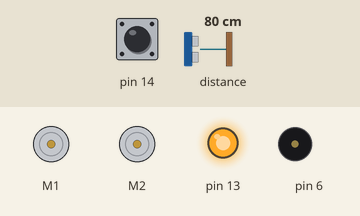
Bench run of a sketch on a simulated Arduino Leonardo, built with avr-gcc and run on an emulated ATmega32U4. On the bench: 2 × DC motor (green arrow = forward, orange = backward, longer = faster), output pins drawn as LEDs (lit = HIGH), buzzer (waves = sounding). The inputs (shaded band) are chosen by the test bench; at power-on: pin 14 HIGH, distance to the obstacle 80 cm. At 4.2 s the program stops and its outputs stay as they are.

Above: at 0.8 s.
0.9 s: pin 14 pulled LOW for 0.15 s
At 1.5 s:
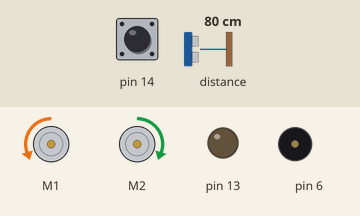
3.9 s: distance to the obstacle set to 2 cm
At 4.16 s:
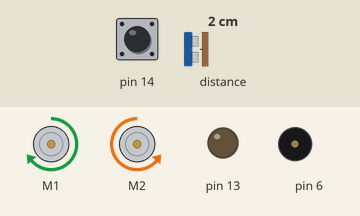
At 5.1 s:
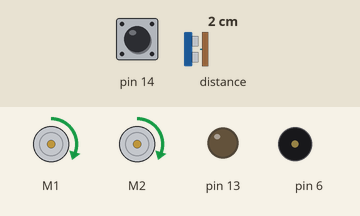
Timing chart, 0 to 5.7 s (numbered marks = the images above; inputs shaded):
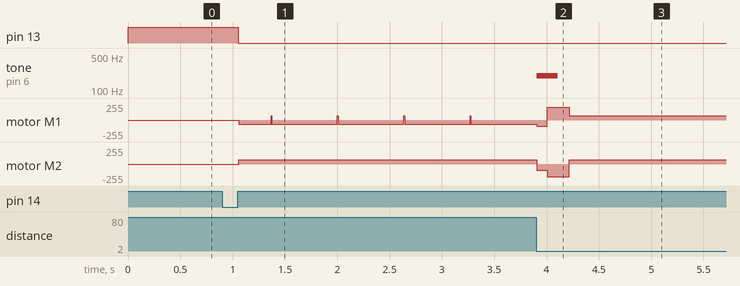

Measured:
- after the input at 0.9 s, pin 13: HIGH → LOW after 0.15 s; motor M1: stopped → backward 63/255 after 0.16 s, then repeats every 0.63 s: forward 63/255 0.01 s, backward 63/255 0.62 s; motor M2: stopped → forward 63/255 after 0.16 s
- after the input at 3.9 s, tone on pin 6: silent → 195 Hz at once, → silent 0.20 s later; motor M2: forward 63/255 → backward 95/255 at once, → backward 191/255 0.10 s later, → forward 63/255 0.21 s later

The sketch:

Zumo-BorderDetect-HugLeft-Prox-Working.ino
```cpp
/** This example uses the Zumo's line sensors to detect the white
border around a sumo ring.  When the border is detected, it
backs up and turns. */

#include <Wire.h>
#include <Zumo32U4.h>

// This might need to be tuned for different lighting conditions,
// surfaces, etc.
#define QTR_THRESHOLD     700  // microseconds

#define REVERSE_SPEED     150  // 0 is stopped, 400 is full speed
#define TURN_SPEED        100
#define TURN_DURATION     100  // ms

int FORWARD_SPEED = 100;
int HALF_SPEED = FORWARD_SPEED/2;
int REVERSE_DURATION = 100;
int WALL_DURATION = 200;
int WALL_SPEED = 300;
int SLOW_TURN = 100;


int forwardCount;
int turnCount;

bool rightSen;
bool leftSen;
bool midSen;

Zumo32U4ButtonA buttonA;
Zumo32U4Buzzer buzzer;
Zumo32U4Motors motors;
Zumo32U4LineSensors lineSensors;
Zumo32U4ProximitySensors proxSensors;

#define NUM_SENSORS 3
unsigned int lineSensorValues[NUM_SENSORS];

void waitForButtonAndCountDown()
{
  ledYellow(1);
  buttonA.waitForButton();
  ledYellow(0);
}

void setup()
{
  lineSensors.initThreeSensors();
  proxSensors.initThreeSensors();
  waitForButtonAndCountDown();
}

void turnNintyR(){
  buzzer.playNote(NOTE_G(3), 200, 15);
  motors.setSpeeds(-REVERSE_SPEED, -REVERSE_SPEED);
  delay(REVERSE_DURATION);
  motors.setSpeeds(WALL_SPEED, -WALL_SPEED);
  delay(WALL_DURATION);
}
void turnNintyL(){
  motors.setSpeeds(-REVERSE_SPEED, -REVERSE_SPEED);
  delay(REVERSE_DURATION);
  motors.setSpeeds(-WALL_SPEED, WALL_SPEED);
  delay(WALL_DURATION);
}
void uturn(){
  buzzer.playNote(NOTE_G(5), 200, 15);
  motors.setSpeeds(-REVERSE_SPEED, -REVERSE_SPEED);
  delay(REVERSE_DURATION);
  motors.setSpeeds(WALL_SPEED, -WALL_SPEED);
  delay(WALL_DURATION*2);
}


void readLines(){
  lineSensors.read(lineSensorValues);
  rightSen = lineSensorValues[NUM_SENSORS - 1] > QTR_THRESHOLD;
  leftSen = lineSensorValues[0] > QTR_THRESHOLD;
  midSen = lineSensorValues[1] > QTR_THRESHOLD;
}


//-----------------------LOOP-------------------------
void loop()
{
  //start/pause
  if (buttonA.isPressed())
  {
    motors.setSpeeds(0, 0);
    buttonA.waitForRelease();
    waitForButtonAndCountDown();
  }


  //detect lines
  readLines();

  //if middle sensor turn 90* to the right
  if(midSen){
    turnNintyR();
  }

  //follow left line
  else if(leftSen&&!midSen){
    motors.setSpeeds(FORWARD_SPEED, FORWARD_SPEED-40);
    //delay(50);
  }

  //turn left then move forward until line detected
  else if(rightSen&&!leftSen&&!midSen){
    motors.setSpeeds(-FORWARD_SPEED,FORWARD_SPEED);
    delay(200);
    motors.setSpeeds(FORWARD_SPEED,FORWARD_SPEED);
    do{
      readLines();
    }while(!midSen&&!leftSen&&!rightSen);
  }

  //if all 3 detected uturn
  //--should never occur--
  else if(leftSen&&rightSen&&midSen){
    uturn();
  }

  //if nothing detected
  else if(!leftSen&&!midSen&&!rightSen){

    //turn until you find something
    while(!leftSen&&!midSen&&!rightSen&&turnCount<100){
      readLines();
      motors.setSpeeds(-SLOW_TURN, SLOW_TURN);
      turnCount+=1;
    }

    //if turning TOO much, move forward
    if(turnCount>=100){
      turnCount=0;
      motors.setSpeeds(FORWARD_SPEED,FORWARD_SPEED);
      //delay(50);

    }
  }

  //read proximity Sensors
  proxSensors.read();
  int pLeftSen = proxSensors.countsLeftWithLeftLeds();
  int pCenLeftSen = proxSensors.countsFrontWithLeftLeds();
  int pCenRightSen = proxSensors.countsFrontWithRightLeds();
  int pRightSen = proxSensors.countsRightWithRightLeds();

  //if detect in front -> turn 90* and continue until you see a line
  if(pCenLeftSen==6&&pCenRightSen==6){
    turnNintyR();
    motors.setSpeeds(FORWARD_SPEED,FORWARD_SPEED);
    do{
      readLines();
    }while(!midSen&&!leftSen&&!rightSen);
  }

  //if detect to right or left -> beep
  else if(pLeftSen>=5||pRightSen>=5){
    buzzer.playNote(NOTE_G(5), 200, 15);
  }


}
```
